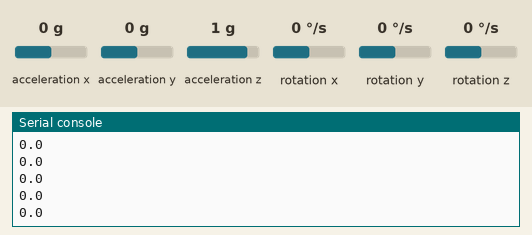
The program below on a simulated CircuitPython board. Shown: the last lines printed to the serial console. The test bench sets the inputs (shaded band); at power-on: rotation x 0 °/s, acceleration x 0 g, acceleration y 0 g, acceleration z 1 g, rotation y 0 °/s, rotation z 0 °/s.

Above: at 1.2 s.
1.3 s: rotation x set to -100 °/s
At 1.9 s:
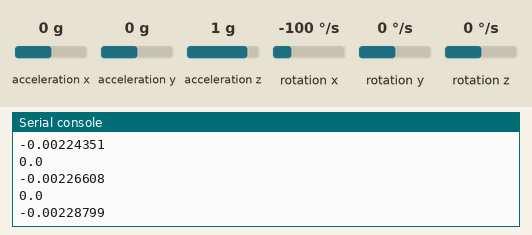
2.8 s: acceleration x set to -1.4 g
At 3.7 s:
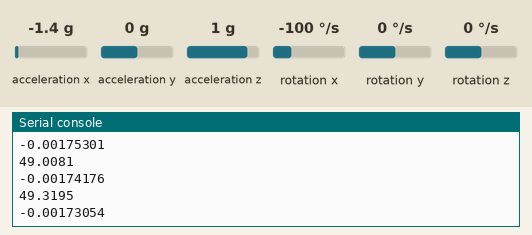
4.3 s: acceleration y set to -1.4 g
At 5.4 s:
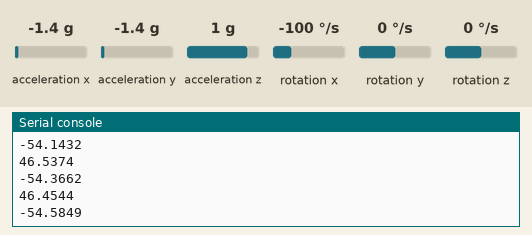
5.8 s: acceleration z set to -1.4 g
At 6.3 s:
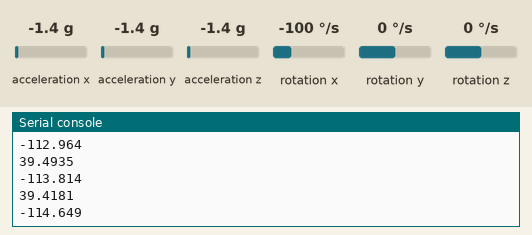
7.3 s: rotation y set to -192 °/s
At 8.0 s:
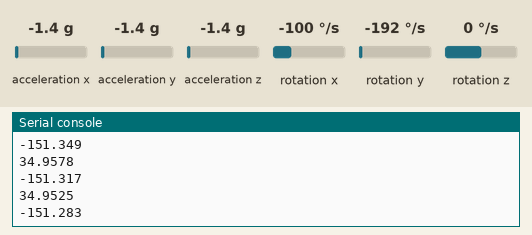
Timing chart, 0 to 9.8 s (numbered marks = the images above; inputs shaded):
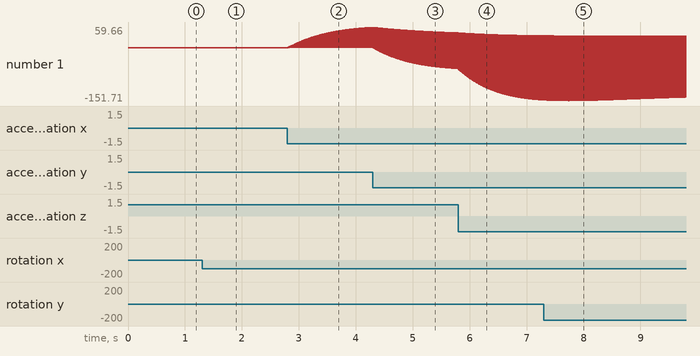

Measured:
- after the input at 1.3 s, the serial console: prints a new line at once (image 1)
- plotted number 1: 0 → -0 after the input at 1.3 s

The program:

mpu.py
```python
import time
import math
import board
import busio
import adafruit_mpu6050
from Kalman import KalmanAngle

# Initialize the MPU6050 sensor and the Kalman filter
i2c = busio.I2C(board.SCL, board.SDA)
mpu = adafruit_mpu6050.MPU6050(i2c)
kalmanX = KalmanAngle()
kalmanY = KalmanAngle()

# Set the roll and pitch angles to 0
roll = 0
pitch = 0

# Loop to read the sensor data and stabilize the robot's orientation
while True:
    # Read the raw sensor data
    accel_x, accel_y, accel_z = mpu.acceleration
    gyro_x, gyro_y, gyro_z = mpu.gyro

    # Calculate the roll and pitch angles from the raw sensor data
    roll = math.atan2(accel_y, accel_z) * 57.29578
    pitch = math.atan2(-accel_x, math.sqrt(accel_y * accel_y + accel_z * accel_z)) * 57.29578

    # Apply the Kalman filter to the roll and pitch angles
    kalAngleX = kalmanX.getAngle(roll, gyro_x / 131, 0.005)
    kalAngleY = kalmanY.getAngle(pitch, gyro_y / 131, 0.005)

    # Calculate the motor outputs based on the stabilized angles
    print(kalAngleY)
    print(kalAngleX)

    # Apply the motor outputs to the robot to bring it back to its original orientation
    # (you will need to implement the code to control the robot)
    # control_robot(motor1, motor2, motor3, motor4)

    # Wait for a short time to stabilize the readings and reduce the load on the processor
    time.sleep(0.01)
```

Kalman.py
```python
class KalmanAngle:
    def __init__(self):
        self.QAngle = 0.001
        self.QBias = 0.003
        self.RMeasure = 0.03
        self.angle = 0.0
        self.bias = 0.0
        self.rate = 0.0
        self.P=[[0.0,0.0],[0.0,0.0]]

    '''def kalman():
        QAngle = 0.001
        QBias = 0.003
        RMeasure = 0.03

        angle = 0.0
        bias = 0.0

        P[0][0] = 0.0
        P[0][1] = 0.0
        P[1][0] = 0.0
        P[1][1] = 0.0'''

    def getAngle(self,newAngle, newRate,dt):
        #step 1:
        self.rate = newRate - self.bias;    #new_rate is the latest Gyro measurement
        self.angle += dt * self.rate;

        #Step 2:
        self.P[0][0] += dt * (dt*self.P[1][1] -self.P[0][1] - self.P[1][0] + self.QAngle)
        self.P[0][1] -= dt * self.P[1][1]
        self.P[1][0] -= dt * self.P[1][1]
        self.P[1][1] += self.QBias * dt

        #Step 3: Innovation
        y = newAngle - self.angle

        #Step 4: Innovation covariance
        s = self.P[0][0] + self.RMeasure

        #Step 5:    Kalman Gain
        K=[0.0,0.0]
        K[0] = self.P[0][0]/s
        K[1] = self.P[1][0]/s

        #Step 6: Update the Angle
        self.angle += K[0] * y
        self.bias  += K[1] * y

        #Step 7: Calculate estimation error covariance - Update the error covariance
        P00Temp = self.P[0][0]
        P01Temp = self.P[0][1]

        self.P[0][0] -= K[0] * P00Temp;
        self.P[0][1] -= K[0] * P01Temp;
        self.P[1][0] -= K[1] * P00Temp;
        self.P[1][1] -= K[1] * P01Temp;

        return self.angle

    def setAngle(self,angle):
        self.angle = angle

    def setQAngle(self,QAngle):
        self.QAngle = QAngle

    def setQBias(self,QBias):
        self.QBias = QBias

    def setRMeasure(self,RMeasure):
        self.RMeasure = RMeasure

    def getRate():
        return self.rate

    def getQAngle():
        return self.QAngle

    def getQBias():
        return self.QBias

    def  getRMeasure():
        return self.RMeasure
```
